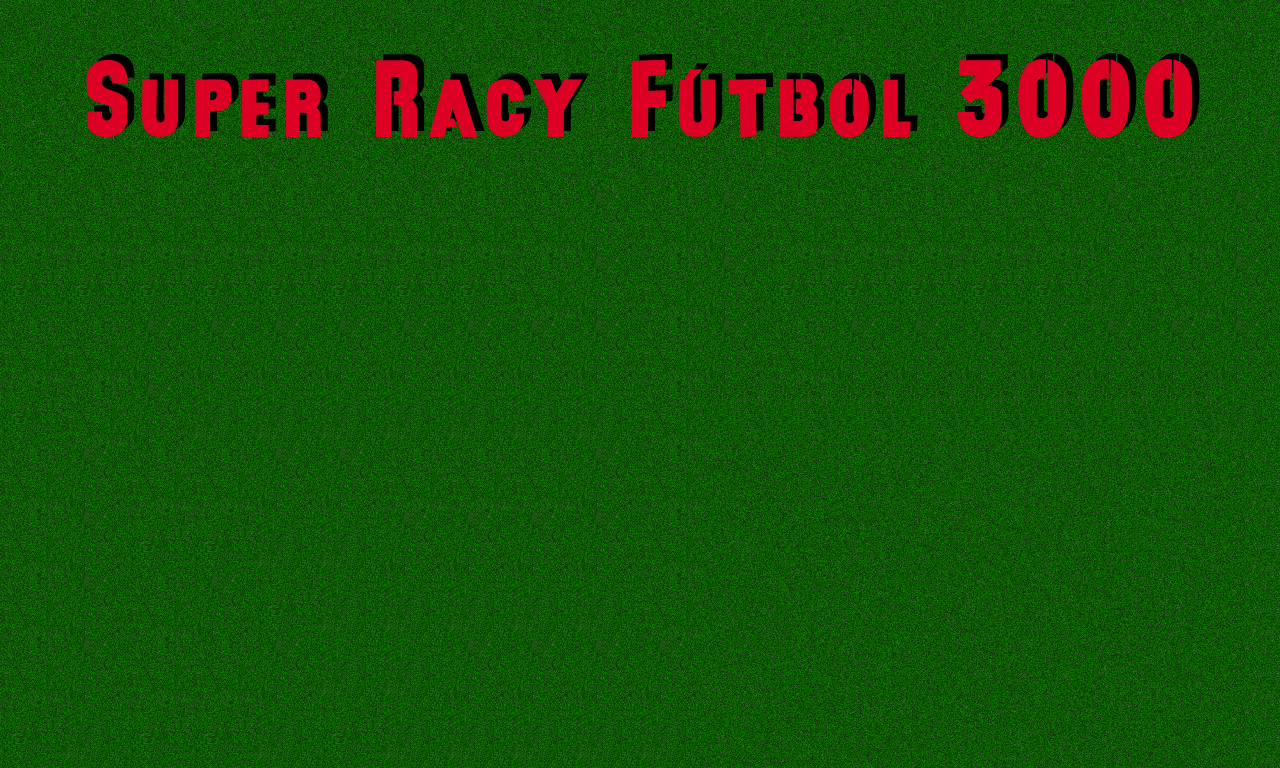

Rendered tile map (Tiled .tmx) drawn with the repository's tilesets; below, a short description and the map source with its tile grids summarised:
An orthogonal 20x12 tile map with 64x64 px tiles, 1 tile layer (Background) and 3 objects (Trigger).

<map version="1.0" tiledversion="2017.10.11" orientation="orthogonal" renderorder="right-down" width="20" height="12" tilewidth="64" tileheight="64" infinite="0" nextobjectid="12">
 <tileset firstgid="1" name="MainMenu" tilewidth="64" tileheight="64" tilecount="220" columns="20">
  <image source="../main_menu/MainMenu.png" width="1280" height="720" />
 </tileset>
 <layer name="Background" width="20" height="12">
  <data>[240 cells, 240 non-empty, 106 distinct tile ids]</data>
 </layer>
 <group name="Selections">
  <objectgroup name="NewGame">
   <object id="8" type="Trigger" x="192" y="208" width="384" height="96">
    <properties>
     <property name="Selected" type="bool" value="false" />
    </properties>
    <text fontfamily="Trueno" pixelsize="67" wrap="1" color="#616161" bold="1" halign="center" valign="center">New Game</text>
   </object>
  </objectgroup>
  <objectgroup name="Options">
   <object id="9" x="240" y="400" width="272" height="80">
    <text fontfamily="Trueno" pixelsize="67" wrap="1" color="#616161" bold="1" halign="center" valign="center">Options</text>
   </object>
  </objectgroup>
  <objectgroup name="Quit">
   <object id="10" x="288" y="576" width="160" height="80">
    <text fontfamily="Trueno" pixelsize="67" wrap="1" color="#616161" bold="1" halign="center" valign="center">Quit</text>
   </object>
  </objectgroup>
 </group>
</map>